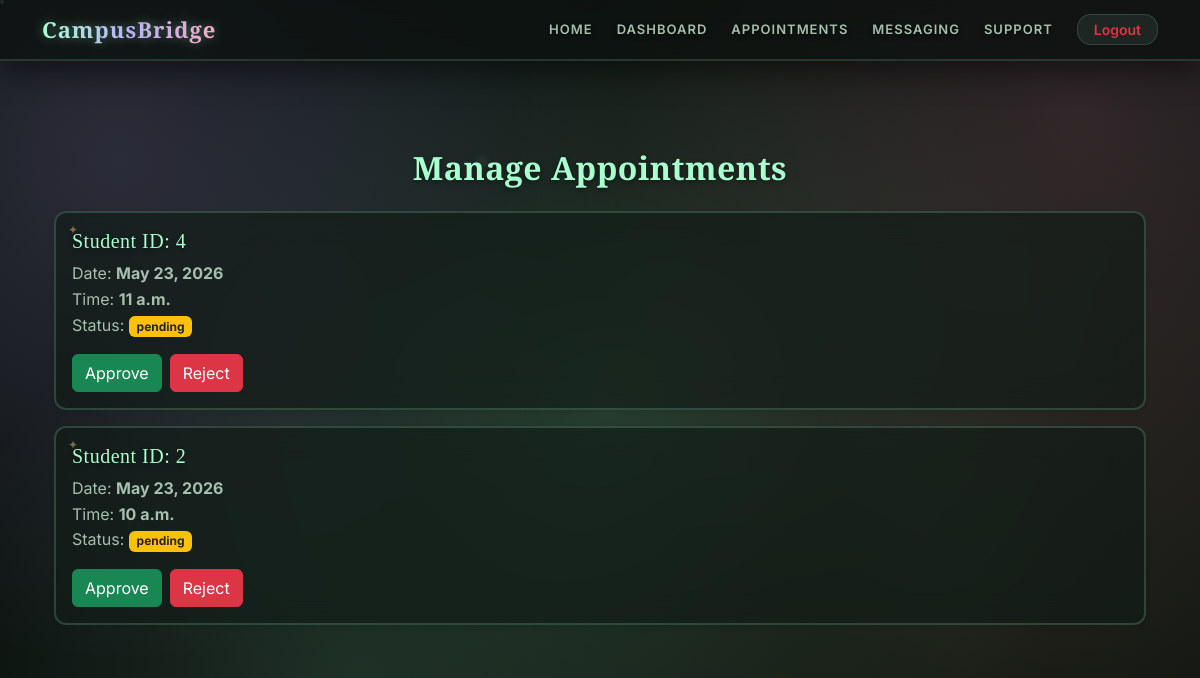
Before: /appointments/manage/ (signed in) with the older database file.
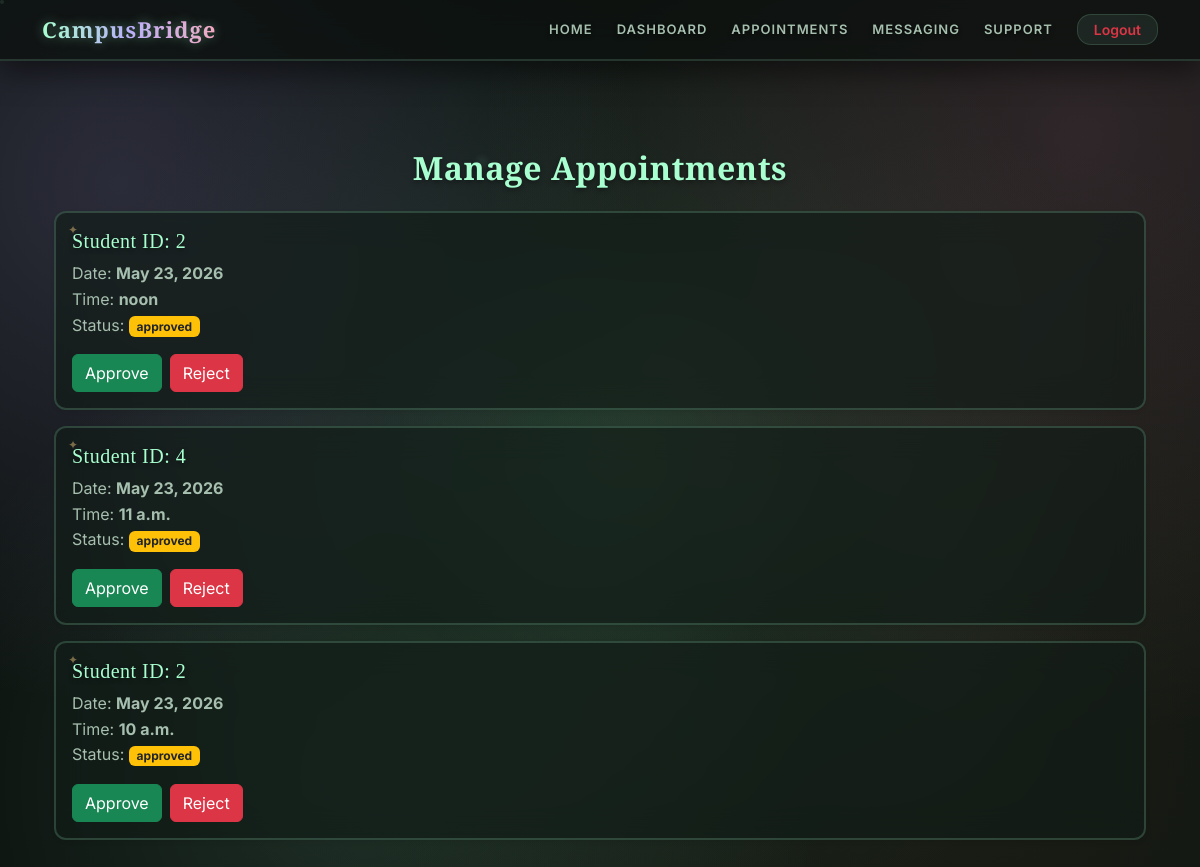
After: the same page with the newer database file.
### appointments/models.py (models this page shows, shortened)
class Appointment(models.Model):
    STATUS_CHOICE=[('pending','Pending'),
                   ('rejected','Rejected'),
                   ('approved','Approved')]
    anonymous_profile=models.ForeignKey(AnonymousProfile,on_delete=models.CASCADE)
    counselor = models.ForeignKey(User, on_delete=models.CASCADE)
    slot=models.ForeignKey(CounselorAvailability,on_delete=models.CASCADE)
    status=models.CharField(max_length=20,choices=STATUS_CHOICE,default='pending')
    created_at=models.DateTimeField(auto_now_add=True)
    class Meta:
        ordering = ['-created_at']

class CounselorAvailability(models.Model):
    counselor=models.ForeignKey(User,on_delete=models.CASCADE)
    date=models.DateField()
    time_slot=models.TimeField()
    is_booked=models.BooleanField(default=False)
    class Meta:
        ordering = ['date', 'time_slot']

### support/models.py (models this page shows, shortened)
class AnonymousProfile(models.Model):
    user=models.OneToOneField(User,on_delete=models.CASCADE)
    anon_id=models.CharField(max_length=20,unique=True,blank=True)

### appointments/views.py (the view)
# urls.py: path('manage/', manage_appointments, name='manage_appointments'),
@login_required
def manage_appointments(request):
    appointments = Appointment.objects.filter(
        counselor=request.user
    ).select_related('anonymous_profile', 'slot', 'slot__counselor')
    return render(request, "appointments/manage.html", {
        "appointments": appointments
    })

### templates/appointments/manage.html
{% extends 'base.html' %}
{% block content %}
<div class="container mt-4">
    <h2 class="text-center mb-4" style="font-size:32px; font-weight:700;">
        Manage Appointments
    </h2>
    {% for a in appointments %}
    <div class="card mb-3 shadow-sm p-3" style="border-radius:12px;">
        <h5>
            Student ID: {{ a.anonymous_profile.id }}
        </h5>
        <p>
            Date: <b>{{ a.slot.date }}</b><br>
            Time: <b>{{ a.slot.time_slot }}</b><br>
            Status: <span class="badge bg-warning text-dark">{{ a.status }}</span>
        </p>
        <div class="d-flex gap-2">
            <a href="{% url 'update_appointment' a.id 'approved' %}"
               class="btn btn-success">
                Approve
            </a>
            <a href="{% url 'update_appointment' a.id 'rejected' %}"
               class="btn btn-danger">
                Reject
            </a>
        </div>
    </div>
    {% empty %}
        <p class="text-center">No appointments found.</p>
    {% endfor %}
</div>
{% endblock %}

### templates/base.html (shortened to what this page needs)
<!DOCTYPE html>
<html lang="en">
<head>
<link href="https://cdn.jsdelivr.net/npm/bootstrap@5.3.3/dist/css/bootstrap.min.css" rel="stylesheet">
<link href="https://cdn.jsdelivr.net/npm/bootstrap-icons/font/bootstrap-icons.css" rel="stylesheet">
</head>
<body>
<div class="position-fixed top-50 start-50 translate-middle pointer-events-none"
     style="width: 500px; height: 500px; background: radial-gradient(circle, rgba(168,255,208,0.05) 0%, transparent 70%); z-index: 0; pointer-events: none;">
</div>
<nav class="navbar navbar-expand-lg sticky-top">
<div class="container">
<a class="navbar-brand brand" href="/">CampusBridge</a>
<div class="collapse navbar-collapse" id="nav">
<ul class="navbar-nav ms-auto gap-2 align-items-center">
<li class="nav-item"><a class="nav-link" href="/">Home</a></li>
<li class="nav-item"><a class="nav-link" href="/dashboard/">Dashboard</a></li>
<li class="nav-item"><a class="nav-link" href="{% url 'view_slots' %}">Appointments</a></li>
<li class="nav-item"><a class="nav-link" href="/messaging/">Messaging</a></li>
<li class="nav-item"><a class="nav-link" href="{% url 'my_request' %}">Support</a></li>
{% if user.is_authenticated %}
<li class="nav-item ms-lg-2"><a class="btn btn-soft btn-sm text-danger px-3" href="/logout/">Logout</a></li>
{% else %}
<li class="nav-item"><a class="nav-link" href="/login/">Login</a></li>
<li class="nav-item ms-lg-2"><a class="btn btn-primary btn-sm px-4" href="/register/">Register</a></li>
{% endif %}
</ul>
</div>
</div>
</nav>
<div class="container page-container fade-in">
{% block content %}{% endblock %}
</div>
</body>
</html>

### templates/base.html (style rules this page uses)
:root { --bg: #0b110e; --text: #f5fcf7; --muted: #a6bfae; --spore-glow: #a8ffd0; --mystic-lavender: #bda6ff; --fairy-pink: #fca1c1; --deep-moss: #223a2b; --ancient-bark: #2a1f1d; --gold-dust: #e3bc76; --card: rgba(18, 29, 23, 0.65); --card-strong: rgba(28, 46, 36, 0.85); --border: rgba(168, 255, 208, 0.18); --neon-glow: 0 0 25px rgba(168, 255, 208, 0.15), 0 15px 45px rgba(0, 0, 0, 0.8); --inner-bevel: inset 0 1px 2px rgba(255, 255, 255, 0.15); }
body { margin: 0; font-family: 'Inter', sans-serif; color: var(--text); overflow-x: hidden; position: relative; background: radial-gradient(circle at 10% 20%, rgba(189, 166, 255, 0.18), transparent 40%), radial-gradient(circle at 90% 15%, rgba(252, 161, 193, 0.15), transparent 45%), radial-gradient(circle at 50% 50%, rgba(34, 58, 43, 0.8), transparent 70%), radial-gradient(circle at 30% 85%, rgba(168, 255, 208, 0.12), transparent 40%), radial-gradient(circle at 80% 80%, rgba(227, 188, 118, 0.08), transparent 50%), var(--bg); background-attachment: fixed; }
body::before, body::after { content: ""; position: fixed; width: 4px; height: 4px; border-radius: 50%; background: var(--spore-glow); box-shadow: 40vw 20vh 8px var(--spore-glow), 80vw 50vh 12px var(--fairy-pink), 15vw 70vh 6px var(--mystic-lavender), 65vw 85vh 10px var(--gold-dust), 90vw 30vh 8px var(--spore-glow), 35vw 45vh 14px var(--fairy-pink); opacity: 0.6; z-index: 0; pointer-events: none; animation: driftParticles 22s linear infinite alternate; }
body::after { width: 6px; height: 6px; box-shadow: 50vw 15vh 14px var(--gold-dust), 25vw 60vh 8px var(--spore-glow), 75vw 35vh 10px var(--mystic-lavender), 10vw 80vh 12px var(--fairy-pink); animation-duration: 35s; animation-delay: -10s; }
.navbar { background: rgba(11, 17, 14, 0.75); backdrop-filter: blur(20px); -webkit-backdrop-filter: blur(20px); border-bottom: 2px solid rgba(168, 255, 208, 0.15); box-shadow: 0 10px 30px rgba(0,0,0,0.5); z-index: 10; }
.brand { font-family: 'Cinzel', serif; font-weight: 700; font-size: 22px; letter-spacing: 1px; text-shadow: 0 0 12px rgba(168, 255, 208, 0.4); background: linear-gradient(90deg, var(--spore-glow), var(--mystic-lavender), var(--fairy-pink)); -webkit-background-clip: text; -webkit-text-fill-color: transparent; }
.nav-link { color: var(--muted) !important; font-weight: 600; text-transform: uppercase; font-size: 13px; letter-spacing: 1px; transition: all 0.3s ease; text-shadow: 0 2px 4px rgba(0,0,0,0.5); }
.card { background: var(--card); border: 2px solid var(--border); border-radius: 24px; box-shadow: var(--neon-glow); backdrop-filter: blur(16px); -webkit-backdrop-filter: blur(16px); position: relative; z-index: 1; transition: all 0.45s cubic-bezier(0.175, 0.885, 0.32, 1.275); }
.card::before { content: '✦'; position: absolute; top: 8px; left: 12px; font-size: 12px; color: var(--gold-dust); opacity: 0.5; transition: opacity 0.3s ease; }
.btn-soft { background: rgba(168, 255, 208, 0.08); color: var(--muted); border: 1px solid rgba(168, 255, 208, 0.15); border-radius: 14px; font-weight: 600; transition: all 0.25s ease; }
p { color: var(--muted); line-height: 1.6; }
h1, h2, h3, h4, h5, h6 { font-family: 'Cinzel', serif; color: var(--spore-glow); letter-spacing: 0.5px; text-shadow: 0 2px 5px rgba(0,0,0,0.4); }
.page-container { padding-top: 4rem; padding-bottom: 4rem; position: relative; z-index: 2; }
.fade-in { animation: mythicalEntrance 0.85s cubic-bezier(0.215, 0.610, 0.355, 1); }

Changed rows visible on the page:
added Appointment: anonymous_profile.id "2", slot "May 23, 2026", slot.time_slot "noon", status "approved"
changed Appointment (number 2 of 3 on the later page): status "pending" → "approved"
changed Appointment (number 3 of 3 on the later page): status "pending" → "approved"
